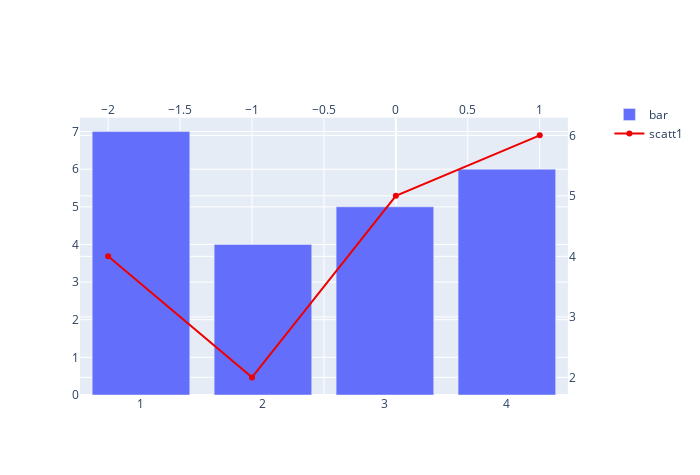

Source (notebook cell):
### Code cell
import numpy as np
import plotly.graph_objects as go
from plotly.subplots import make_subplots

fig=make_subplots(
        specs=[[{"secondary_y": True}]])
print(fig.layout)    

fig.update_layout(xaxis2= {'anchor': 'y', 'overlaying': 'x', 'side': 'top'},
                  yaxis_domain=[0, 0.94]);

fig.add_trace(
    go.Bar(x=[1, 2, 3, 4],
           y=[7, 4, 5, 6],
           name="bar",
          ), secondary_y=False)
fig.add_trace(
    go.Scatter(x=[-2, -1, 0, 1],
               y=[4, 2, 5, 6],
               name="scatt1",
               line_color="#ee0000"), secondary_y=True)
fig.data[1].update(xaxis='x2')
fig.update_layout(width=700, height=475)

### Figure 1 — Plotly figure (JSON) as saved in the notebook; plotly's stock layout.template omitted (floating-point values rounded to 4 significant figures)
{"data": [{"name": "bar", "type": "bar", "x": [1, 2, 3, 4], "xaxis": "x", "y": [7, 4, 5, 6], "yaxis": "y"}, {"line": {"color": "#ee0000"}, "name": "scatt1", "type": "scatter", "x": [-2, -1, 0, 1], "xaxis": "x2", "y": [4, 2, 5, 6], "yaxis": "y2"}], "layout": {"height": 475, "width": 700, "xaxis": {"anchor": "y", "domain": [0, 0.94]}, "xaxis2": {"anchor": "y", "overlaying": "x", "side": "top"}, "yaxis": {"anchor": "x", "domain": [0, 0.94]}, "yaxis2": {"anchor": "x", "overlaying": "y", "side": "right"}}}
